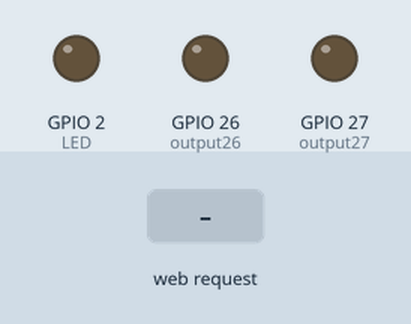
Simulated run of this sketch. Board: ESP32. Shown: output pins drawn as LEDs (lit = HIGH). Inputs (shaded band) come from the test bench. WiFi joins after 1.5 s; servers stay silent unless stated; what the sketch prints to the serial monitor is not drawn.

Above: at 2.7 s.
2.8 s: HTTP request GET /2/on received
At 3.5 s:
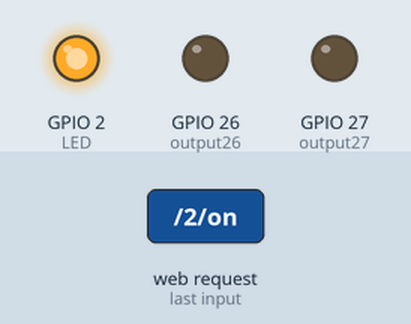
4.3 s: HTTP request GET /26/on received
At 4.6 s:
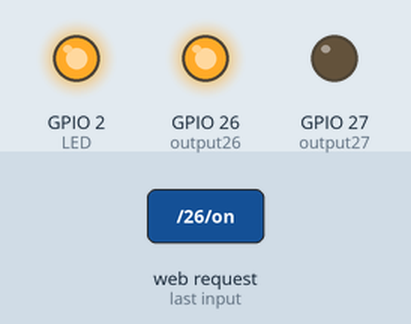
5.8 s: HTTP request GET /2/off received
At 7.0 s:
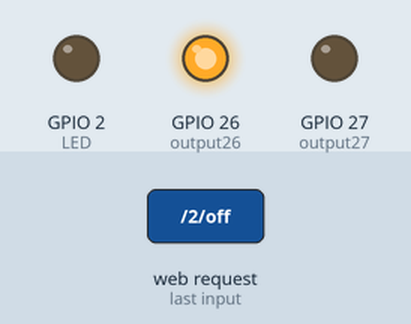
7.3 s: HTTP request GET /27/on received
At 8.1 s:
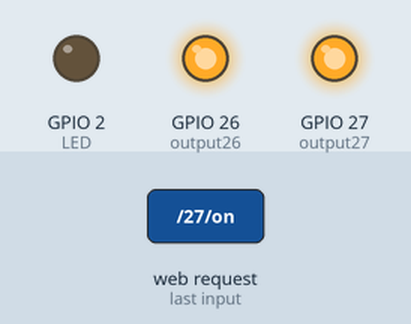
8.8 s: HTTP request GET /26/off received
At 9.3 s:
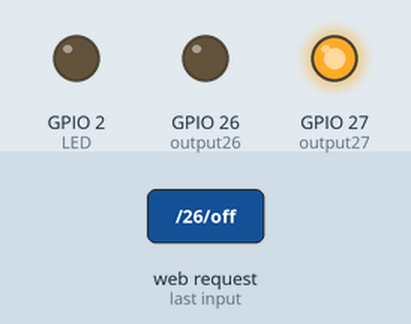
10.3 s: HTTP request GET /27/off received
At 11.6 s:
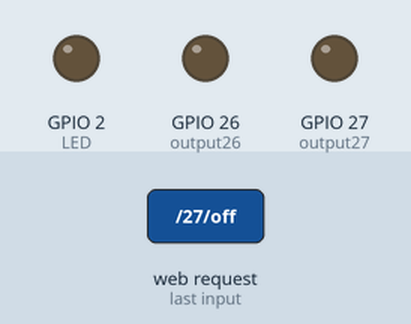
Timing chart, 0 to 12.8 s (numbered marks = the images above; inputs shaded):
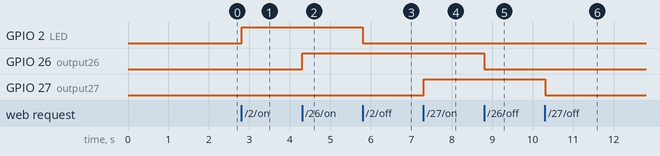

Measured:
- after the input at 2.8 s, GPIO 2 (LED): LOW → HIGH at once
- after the input at 4.3 s, GPIO 26 (output26): LOW → HIGH at once
- after the input at 5.8 s, GPIO 2 (LED): HIGH → LOW at once
- after the input at 7.3 s, GPIO 27 (output27): LOW → HIGH at once
- after the input at 8.8 s, GPIO 26 (output26): HIGH → LOW at once
- after the input at 10.3 s, GPIO 27 (output27): HIGH → LOW at once

The sketch:

sketch_2-26-27_on_web.ino
```cpp
/*********
  Rui Santos
  Complete project details at https://randomnerdtutorials.com
*********/

// Load Wi-Fi library
#include <WiFi.h>
#include <Arduino.h>

#define LED 2

// Replace with your network credentials
const char* ssid = "MikeWiFi";
const char* password = "66nilozom";

// Set web server port number to 80
WiFiServer server(9999);

// Variable to store the HTTP request
String header;

// Auxiliar variables to store the current output state
String output2State = "off";
String output26State = "off";
String output27State = "off";

// Assign output variables to GPIO pins
const int output26 = 26;
const int output27 = 27;

// Current time
unsigned long currentTime = millis();
// Previous time
unsigned long previousTime = 0;
// Define timeout time in milliseconds (example: 2000ms = 2s)
const long timeoutTime = 2000;

void setup() {
  Serial.begin(115200);
  // Initialize the output variables as outputs
  pinMode(LED, OUTPUT);
  pinMode(output26, OUTPUT);
  pinMode(output27, OUTPUT);
  // Set outputs to LOW
  digitalWrite(LED, LOW);
  digitalWrite(output26, LOW);
  digitalWrite(output27, LOW);

  // Connect to Wi-Fi network with SSID and password
  Serial.print("Connecting to ");
  Serial.println(ssid);
  WiFi.begin(ssid, password);
  while (WiFi.status() != WL_CONNECTED) {
    delay(500);
    Serial.print(".");
  }
  // Print local IP address and start web server
  Serial.println("");
  Serial.println("WiFi connected.");
  Serial.println("IP address: ");
  Serial.println(WiFi.localIP());
  server.begin();
}

void loop(){
  WiFiClient client = server.available();   // Listen for incoming clients

  if (client) {                             // If a new client connects,
    currentTime = millis();
    previousTime = currentTime;
    Serial.println("New Client.");          // print a message out in the serial port
    String currentLine = "";                // make a String to hold incoming data from the client
    while (client.connected() && currentTime - previousTime <= timeoutTime) {  // loop while the client's connected
      currentTime = millis();
      if (client.available()) {             // if there's bytes to read from the client,
        char c = client.read();             // read a byte, then
        Serial.write(c);                    // print it out the serial monitor
        header += c;
        if (c == '\n') {                    // if the byte is a newline character
          // if the current line is blank, you got two newline characters in a row.
          // that's the end of the client HTTP request, so send a response:
          if (currentLine.length() == 0) {
            // HTTP headers always start with a response code (e.g. HTTP/1.1 200 OK)
            // and a content-type so the client knows what's coming, then a blank line:
            client.println("HTTP/1.1 200 OK");
            client.println("Content-type:text/html");
            client.println("Connection: close");
            client.println();

            // turns the GPIOs on and off
            if (header.indexOf("GET /2/on") >= 0) {
              Serial.println("GPIO 2 on");
              output2State = "on";
              digitalWrite(LED, HIGH);
            } else if (header.indexOf("GET /2/off") >= 0) {
              Serial.println("GPIO 2 off");
              output2State = "off";
              digitalWrite(LED, LOW);
            } else if (header.indexOf("GET /26/on") >= 0) {
              Serial.println("GPIO 26 on");
              output26State = "on";
              digitalWrite(output26, HIGH);
            } else if (header.indexOf("GET /26/off") >= 0) {
              Serial.println("GPIO 26 off");
              output26State = "off";
              digitalWrite(output26, LOW);
            } else if (header.indexOf("GET /27/on") >= 0) {
              Serial.println("GPIO 27 on");
              output27State = "on";
              digitalWrite(output27, HIGH);
            } else if (header.indexOf("GET /27/off") >= 0) {
              Serial.println("GPIO 27 off");
              output27State = "off";
              digitalWrite(output27, LOW);
            }

            // Display the HTML web page
            client.println("<!DOCTYPE html><html>");
            client.println("<head><meta name=\"viewport\" content=\"width=device-width, initial-scale=1\">");
            client.println("<link rel=\"icon\" href=\"data:,\">");
            // CSS to style the on/off buttons
            // Feel free to change the background-color and font-size attributes to fit your preferences
            client.println("<style>html { font-family: Helvetica; display: inline-block; margin: 0px auto; text-align: center;}");
            client.println(".button { background-color: #4CAF50; border: none; color: white; padding: 16px 40px;");
            client.println("text-decoration: none; font-size: 30px; margin: 2px; cursor: pointer;}");
            client.println(".button1 {background-color: #f00;");
            client.println(".button2 {background-color: #555555;}</style></head>");

            // Web Page Heading
            client.println("<body><h1>ESP32 Web Server</h1>");

            // Display current state, and ON/OFF buttons for GPIO 26
            client.println("<p>GPIO 2 - State " + output2State + "</p>");
            // If the output2State is off, it displays the ON button
            if (output2State=="off") {
              client.println("<p><a href=\"/2/on\"><button class=\"button button1\">ON</button></a></p>");
            } else {
              client.println("<p><a href=\"/2/off\"><button class=\"button button2\">OFF</button></a></p>");
            }

            // Display current state, and ON/OFF buttons for GPIO 26
            client.println("<p>GPIO 26 - State " + output26State + "</p>");
            // If the output26State is off, it displays the ON button
            if (output26State=="off") {
              client.println("<p><a href=\"/26/on\"><button class=\"button\">ON</button></a></p>");
            } else {
              client.println("<p><a href=\"/26/off\"><button class=\"button button2\">OFF</button></a></p>");
            }

            // Display current state, and ON/OFF buttons for GPIO 27
            client.println("<p>GPIO 27 - State " + output27State + "</p>");
            // If the output27State is off, it displays the ON button
            if (output27State=="off") {
              client.println("<p><a href=\"/27/on\"><button class=\"button\">ON</button></a></p>");
            } else {
              client.println("<p><a href=\"/27/off\"><button class=\"button button2\">OFF</button></a></p>");
            }
            client.println("</body></html>");

            // The HTTP response ends with another blank line
            client.println();
            // Break out of the while loop
            break;
          } else { // if you got a newline, then clear currentLine
            currentLine = "";
          }
        } else if (c != '\r') {  // if you got anything else but a carriage return character,
          currentLine += c;      // add it to the end of the currentLine
        }
      }
    }
    // Clear the header variable
    header = "";
    // Close the connection
    client.stop();
    Serial.println("Client disconnected.");
    Serial.println("");
  }
}
```
